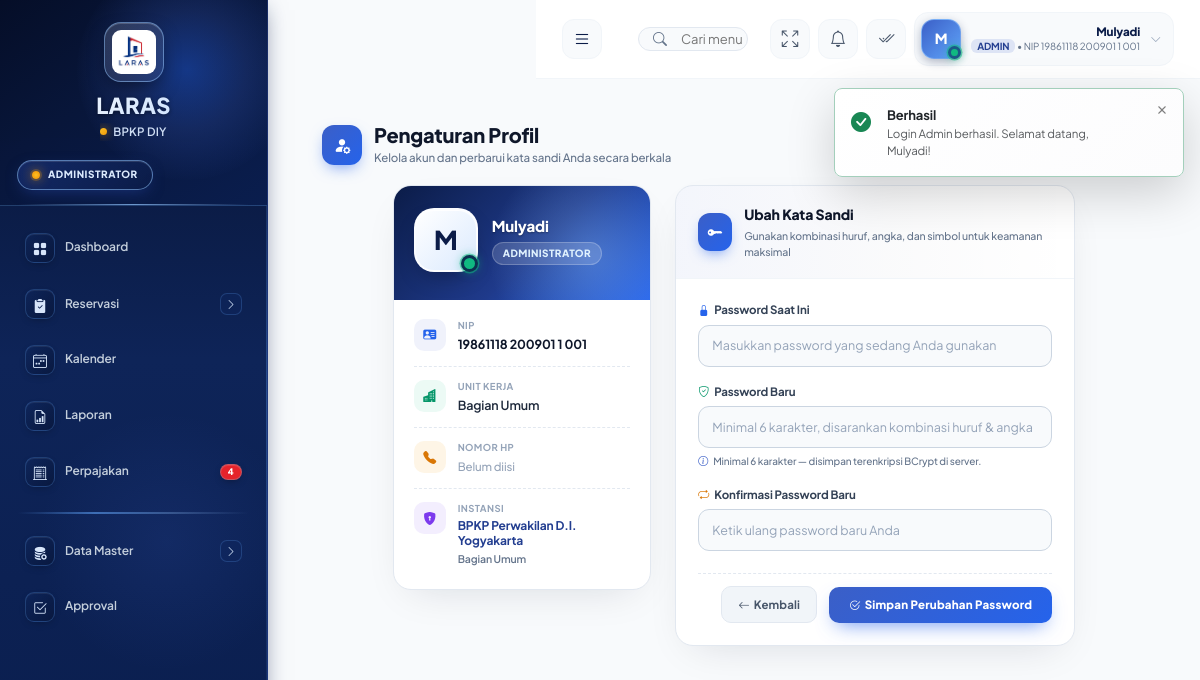
/profile.php (signed in), run on the app's committed database.
### tables this page shows
CREATE TABLE `users` (
  `id` int NOT NULL,
  `nip` varchar(50) NOT NULL,
  `nama_lengkap` varchar(150) NOT NULL,
  `password` varchar(255) NOT NULL,
  `unit_kerja` varchar(100) DEFAULT NULL,
  `no_hp` varchar(20) DEFAULT NULL,
  `role` enum('admin','pegawai') NOT NULL DEFAULT 'pegawai',
  `created_at` timestamp NULL DEFAULT CURRENT_TIMESTAMP,
  `updated_at` timestamp NULL DEFAULT CURRENT_TIMESTAMP ON UPDATE CURRENT_TIMESTAMP
);

### db.php (called while the page is built, shortened)
<?php
require_once __DIR__ . '/config.php';
class Database {
    private $host = DB_HOST;
    private $user = DB_USER;
    private $pass = DB_PASS;
    private $name = DB_NAME;
    private $conn;
    private static $instance = null;
    public function __construct() {
        try {
            $dsn = "mysql:host={$this->host};dbname={$this->name};charset=utf8mb4";
            $this->conn = new PDO($dsn, $this->user, $this->pass, [
                PDO::ATTR_ERRMODE => PDO::ERRMODE_EXCEPTION,
                PDO::ATTR_DEFAULT_FETCH_MODE => PDO::FETCH_ASSOC,
                PDO::ATTR_EMULATE_PREPARES => false
            ]);
        } catch (PDOException $e) {
            die('Koneksi database gagal: ' . $e->getMessage());
        }
    }
    public static function getInstance() {
        if (self::$instance === null) {
            self::$instance = new self();
        }
        return self::$instance;
    }
    public function query($sql, $params = []) {
        $stmt = $this->conn->prepare($sql);
        $stmt->execute($params);
        return $stmt;
    }
    public function fetchAll($sql, $params = []) {
        return $this->query($sql, $params)->fetchAll();
    }
    public function fetchOne($sql, $params = []) {
        $result = $this->fetchAll($sql, $params);
        return $result ? $result[0] : null;
    }
}
function db() {
    return Database::getInstance();
}

### config.php (called while the page is built, shortened)
<?php
function base_url($path = '') {
    $b = rtrim(BASE_URL, '/') . '/';
    $p = ltrim((string)$path, '/');
    $full = $b . $p;
    $full = preg_replace('#(?<!:)(/)/+#', '$1', $full);
    $full = preg_replace('#(/[^/]+/)\1+#', '$1', $full);
    return $full;
}
function is_logged_in() {
    return isset($_SESSION['user_id']);
}
function is_admin() {
    return isset($_SESSION['user_role']) && $_SESSION['user_role'] === 'admin';
}
function current_user() {
    return [
        'id' => $_SESSION['user_id'] ?? 0,
        'nip' => $_SESSION['user_nip'] ?? '',
        'nama' => $_SESSION['user_nama'] ?? 'Pengguna',
        'role' => $_SESSION['user_role'] ?? 'pegawai',
        'unit_kerja' => $_SESSION['user_unit'] ?? null
    ];
}

### profile.php (the view, shortened to what this page needs)
<?php
require_once __DIR__ . '/partials/header.php';
$user = current_user();
$uid = (int)($user['id'] ?? 0);
$isAdmin = is_admin();
$dbUser = db()->fetchOne("SELECT * FROM users WHERE id = ? LIMIT 1", [$uid]);
?>
<div class="container-fluid" style="padding:20px 26px 40px">
    <div style="margin-bottom:18px">
        <div style="display:flex;align-items:center;gap:12px;margin-bottom:6px">
            <div style="width:40px;height:40px;border-radius:12px;background:linear-gradient(135deg,#3B5FC7,#2563eb);box-shadow:0 6px 16px -5px rgba(37,99,235,0.65);display:flex;align-items:center;justify-content:center;color:#fff;font-size:17px">
                <i class="bi bi-person-fill-gear"></i>
            </div>
            <div>
                <h2 style="margin:0;font-size:20px;font-weight:800;color:#0f172a;letter-spacing:-0.2px">Pengaturan Profil</h2>
                <div style="font-size:11.5px;color:#64748b;margin-top:2px;font-weight:500">Kelola akun dan perbarui kata sandi Anda secara berkala</div>
            </div>
        </div>
    </div>
    <div class="row g-4 justify-content-center">
        <div class="col-lg-4 col-md-5 col-12">
            <div style="border-radius:18px;overflow:hidden;background:#fff;border:1px solid #e2e8f0;box-shadow:0 14px 40px -18px rgba(15,23,42,0.15)">
                <div style="background:linear-gradient(135deg,#0B1C48 0%,#1F3A8B 55%,#2563eb 100%);padding:22px 20px 28px;position:relative;overflow:hidden">
                    <div style="position:absolute;top:-40px;right:-50px;width:220px;height:220px;background:radial-gradient(circle,rgba(147,197,253,0.35) 0%,transparent 65%);border-radius:50%"></div>
                    <div style="position:relative;display:flex;align-items:center;gap:14px">
                        <div style="width:64px;height:64px;border-radius:20px;background:linear-gradient(135deg,#ffffff,#dbeafe);display:flex;align-items:center;justify-content:center;color:#0B1C48;font-size:26px;font-weight:900;box-shadow:0 10px 24px -10px rgba(0,0,0,0.4),inset 0 1px 0 rgba(255,255,255,0.9);border:2px solid rgba(255,255,255,0.8);position:relative">
                            <?= strtoupper(mb_substr($dbUser['nama_lengkap'] ?? $user['nama'] ?? 'U', 0, 1)) ?>
                            <div style="position:absolute;bottom:-2px;right:-2px;width:17px;height:17px;border-radius:50%;background:#10b981;border:3px solid rgba(11,28,72,0.85);box-shadow:0 0 0 1.5px rgba(16,185,129,0.5),0 0 10px rgba(16,185,129,0.5)"></div>
                        </div>
                        <div style="min-width:0">
                            <div style="font-size:15px;font-weight:800;color:#fff;white-space:nowrap;overflow:hidden;text-overflow:ellipsis;text-shadow:0 1px 2px rgba(0,0,0,0.35)"><?= htmlspecialchars($dbUser['nama_lengkap'] ?? $user['nama'] ?? '-') ?></div>
                            <div style="margin-top:4px;display:inline-flex;align-items:center;gap:6px;background:rgba(255,255,255,0.15);backdrop-filter:blur(4px);border:1px solid rgba(255,255,255,0.22);padding:3px 10px;border-radius:999px;font-size:10px;font-weight:800;letter-spacing:0.4px;color:#e0f2fe;text-transform:uppercase">
                                <?= $isAdmin ? 'Administrator' : 'Pegawai' ?>
                            </div>
                        </div>
                    </div>
                </div>
                <div style="padding:6px 20px 20px">
                    <div style="padding:12px 0;border-bottom:1px dashed #e2e8f0;display:flex;gap:12px;align-items:flex-start">
                        <div style="width:32px;height:32px;border-radius:10px;background:rgba(59,95,199,0.08);color:#2563eb;display:flex;align-items:center;justify-content:center;flex-shrink:0;font-size:13px;margin-top:1px"><i class="bi bi-person-vcard-fill"></i></div>
                        <div style="min-width:0;flex:1">
                            <div style="font-size:9.5px;font-weight:700;letter-spacing:0.4px;text-transform:uppercase;color:#94a3b8;margin-bottom:2px">NIP</div>
                            <div style="font-size:12.5px;font-weight:700;color:#0f172a"><?= htmlspecialchars($dbUser['nip'] ?? $user['nip'] ?? '-') ?></div>
                        </div>
                    </div>
                    <div style="padding:12px 0;border-bottom:1px dashed #e2e8f0;display:flex;gap:12px;align-items:flex-start">
                        <div style="width:32px;height:32px;border-radius:10px;background:rgba(16,185,129,0.08);color:#059669;display:flex;align-items:center;justify-content:center;flex-shrink:0;font-size:13px;margin-top:1px"><i class="bi bi-buildings-fill"></i></div>
                        <div style="min-width:0;flex:1">
                            <div style="font-size:9.5px;font-weight:700;letter-spacing:0.4px;text-transform:uppercase;color:#94a3b8;margin-bottom:2px">Unit Kerja</div>
                            <div style="font-size:12.5px;font-weight:600;color:#1e293b"><?= htmlspecialchars($dbUser['unit_kerja'] ?? APP_BAGIAN) ?></div>
                        </div>
                    </div>
                    <div style="padding:12px 0;border-bottom:1px dashed #e2e8f0;display:flex;gap:12px;align-items:flex-start">
                        <div style="width:32px;height:32px;border-radius:10px;background:rgba(245,158,11,0.1);color:#d97706;display:flex;align-items:center;justify-content:center;flex-shrink:0;font-size:13px;margin-top:1px"><i class="bi bi-telephone-fill"></i></div>
                        <div style="min-width:0;flex:1">
                            <div style="font-size:9.5px;font-weight:700;letter-spacing:0.4px;text-transform:uppercase;color:#94a3b8;margin-bottom:2px">Nomor HP</div>
                            <div style="font-size:12.5px;font-weight:600;color:#1e293b"><?= !empty($dbUser['no_hp']) ? htmlspecialchars($dbUser['no_hp']) : '<span style="color:#94a3b8;font-weight:500;font-size:11.5px">Belum diisi</span>' ?></div>
                        </div>
                    </div>
                    <div style="padding:12px 0 2px;display:flex;gap:12px;align-items:flex-start">
                        <div style="width:32px;height:32px;border-radius:10px;background:rgba(139,92,246,0.1);color:#7c3aed;display:flex;align-items:center;justify-content:center;flex-shrink:0;font-size:13px;margin-top:1px"><i class="bi bi-shield-lock-fill"></i></div>
                        <div style="min-width:0;flex:1">
                            <div style="font-size:9.5px;font-weight:700;letter-spacing:0.4px;text-transform:uppercase;color:#94a3b8;margin-bottom:2px">Instansi</div>
                            <div style="font-size:12px;font-weight:700;color:#233E90;line-height:1.3"><?= APP_INSTANSI ?></div>
                            <div style="font-size:10.5px;color:#64748b;margin-top:2px;font-weight:600"><?= APP_BAGIAN ?></div>
                        </div>
                    </div>
                </div>
            </div>
        </div>
        <div class="col-lg-6 col-md-7 col-12">
            <div style="border-radius:18px;overflow:hidden;background:#fff;border:1px solid #e2e8f0;box-shadow:0 14px 40px -18px rgba(15,23,42,0.15)">
                <div style="background:linear-gradient(90deg,rgba(59,95,199,0.06),rgba(11,28,72,0.02) 55%,transparent);padding:18px 22px;border-bottom:1px solid #f1f5f9;display:flex;align-items:center;gap:12px">
                    <div style="width:38px;height:38px;border-radius:12px;background:linear-gradient(135deg,#3B5FC7,#2563eb);color:#fff;display:flex;align-items:center;justify-content:center;font-size:15px;box-shadow:0 6px 14px -5px rgba(37,99,235,0.65)"><i class="bi bi-key-fill"></i></div>
                    <div>
                        <div style="font-size:14px;font-weight:800;color:#0f172a">Ubah Kata Sandi</div>
                        <div style="font-size:10.5px;color:#64748b;margin-top:2px;font-weight:500">Gunakan kombinasi huruf, angka, dan simbol untuk keamanan maksimal</div>
                    </div>
                </div>
                <form method="POST" action="<?= base_url('profile.php') ?>" style="padding:22px" novalidate>
                    <div style="margin-bottom:16px">
                        <label style="font-size:11.5px;font-weight:700;color:#334155;margin-bottom:6px;display:flex;align-items:center;gap:5px"><i class="bi bi-lock-fill" style="color:#2563eb;font-size:11px"></i>Password Saat Ini</label>
                        <input type="password" name="old_password" required minlength="1" class="form-control" style="border-radius:11px;border:1.5px solid #cbd5e1;padding:10.5px 13px;font-size:12.5px;font-weight:500;color:#0f172a;box-shadow:none !important;transition:all .2s ease;background:#f8fafc" placeholder="Masukkan password yang sedang Anda gunakan" onfocus="this.style.borderColor='#3B5FC7';this.style.background='#ffffff'" onblur="this.style.borderColor='#cbd5e1';this.style.background='#f8fafc'">
                    </div>
                    <div style="margin-bottom:16px">
                        <label style="font-size:11.5px;font-weight:700;color:#334155;margin-bottom:6px;display:flex;align-items:center;gap:5px"><i class="bi bi-shield-check" style="color:#059669;font-size:11px"></i>Password Baru</label>
                        <input type="password" name="new_password" required minlength="6" class="form-control" style="border-radius:11px;border:1.5px solid #cbd5e1;padding:10.5px 13px;font-size:12.5px;font-weight:500;color:#0f172a;box-shadow:none !important;transition:all .2s ease;background:#f8fafc" placeholder="Minimal 6 karakter, disarankan kombinasi huruf & angka" onfocus="this.style.borderColor='#3B5FC7';this.style.background='#ffffff'" onblur="this.style.borderColor='#cbd5e1';this.style.background='#f8fafc'">
                        <div style="margin-top:6px;font-size:10px;color:#64748b;display:flex;align-items:center;gap:5px;font-weight:500"><i class="bi bi-info-circle" style="color:#3B5FC7"></i>Minimal 6 karakter — disimpan terenkripsi BCrypt di server.</div>
                    </div>
                    <div style="margin-bottom:22px">
                        <label style="font-size:11.5px;font-weight:700;color:#334155;margin-bottom:6px;display:flex;align-items:center;gap:5px"><i class="bi bi-repeat" style="color:#d97706;font-size:11px"></i>Konfirmasi Password Baru</label>
                        <input type="password" name="confirm_password" required minlength="6" class="form-control" style="border-radius:11px;border:1.5px solid #cbd5e1;padding:10.5px 13px;font-size:12.5px;font-weight:500;color:#0f172a;box-shadow:none !important;transition:all .2s ease;background:#f8fafc" placeholder="Ketik ulang password baru Anda" onfocus="this.style.borderColor='#3B5FC7';this.style.background='#ffffff'" onblur="this.style.borderColor='#cbd5e1';this.style.background='#f8fafc'">
                    </div>
                    <div style="display:flex;align-items:center;gap:12px;justify-content:flex-end;flex-wrap:wrap;padding-top:12px;border-top:1px dashed #e2e8f0">
                        <a href="<?= base_url('dashboard.php') ?>" class="btn btn-secondary btn-sm" style="border-radius:10px;font-size:11.5px;font-weight:700;padding:9px 16px;background:#f1f5f9;color:#475569;border:1px solid #e2e8f0;box-shadow:none">
                            <i class="bi bi-arrow-left me-1"></i>Kembali
                        </a>
                        <button type="submit" name="ubah_password" value="1" class="btn btn-primary btn-sm" style="border-radius:10px;font-size:11.5px;font-weight:800;padding:9.5px 20px;background:linear-gradient(135deg,#3B5FC7,#2563eb);border:none;box-shadow:0 8px 20px -8px rgba(37,99,235,0.75);letter-spacing:0.2px">
                            <i class="bi bi-check2-circle me-1"></i>Simpan Perubahan Password
                        </button>
                    </div>
                </form>
            </div>
        </div>
    </div>
</div>
<?php require_once __DIR__ . '/partials/footer.php' ?>

### partials/header.php (style rules this page uses)
:root { --navy-900: #0B1C48; --navy-800: #132B65; --navy-700: #1F3A8B; --navy-600: #233E90; --blue-500: #3B5FC7; --slate-50: #F8FAFC; --slate-100: #F1F5F9; --slate-200: #E2E8F0; --slate-300: #CBD5E1; --slate-500: #64748B; --slate-600: #475569; --slate-700: #334155; --slate-900: #0F172A; }
* { font-family: 'Plus Jakarta Sans', 'Inter', 'Segoe UI', Tahoma, Geneva, Verdana, sans-serif; box-sizing: border-box; -webkit-font-smoothing: antialiased; -moz-osx-font-smoothing: grayscale; }
html { scroll-behavior: smooth; scroll-padding-top: 96px; }
body { background: var(--slate-50); font-size: 13px; color: var(--slate-700); min-height: 100vh; line-height: 1.55; letter-spacing: -0.01em; }
.btn { font-size: 12px; font-weight: 600; border-radius: 13px; padding: 8.5px 17px; transition: all 0.24s cubic-bezier(.2,.8,.2,1); letter-spacing: -0.01em; }
.btn i { margin-right: 5px; }
.btn-sm { padding: 5.5px 12px; font-size: 11px; border-radius: 10px; }
.btn-primary { background: var(--navy-900); border: none; color: #fff; box-shadow: 0 4px 14px -6px rgba(11,28,72,0.4); }
.btn-secondary { background: var(--slate-100); color: var(--slate-700); border: 1px solid var(--slate-200); }
.form-control, .form-select { font-size: 12.8px; padding: 10px 14px; border-radius: 12px; border: 1.5px solid var(--slate-200); transition: all 0.22s ease; background: #ffffff; color: var(--slate-900); font-weight: 500; }
.form-control::placeholder { color: var(--slate-400, #94a3b8); font-weight: 400; }
.btn { font-size: 11.5px; font-weight: 700; border-radius: 12px; padding: 8.5px 17px; transition: all 0.22s cubic-bezier(.2,.8,.2,1); border: none; letter-spacing: 0.1px; }
.btn-sm { padding: 5.5px 12px; font-size: 10.5px; border-radius: 10px; }
.btn-primary { background: var(--navy-900); color: #fff; box-shadow: 0 3px 10px -4px rgba(11,28,72,0.45); }
.form-control, .form-select { font-size: 11.5px; padding: 9.5px 13px; border-radius: 11px; border: 1.5px solid #e2e8f0; transition: all 0.2s; }

### data on the page
users: nama_lengkap "M", nama_lengkap "Mulyadi", nip "19861118 200901 1 001", unit_kerja "Bagian Umum"

### other printed values
APP_NAME "LARAS"
APP_INSTANSI_SHORT "BPKP DIY"
$count_pajak_alert "4"
substr($user['nama'] ?? 'U', 0, 1) "M"
$user['nama'] "Mulyadi"
$user['role'] "ADMIN"
$user['nip'] "19861118 200901 1 001"
APP_INSTANSI "BPKP Perwakilan D.I. Yogyakarta"
APP_BAGIAN "Bagian Umum"
